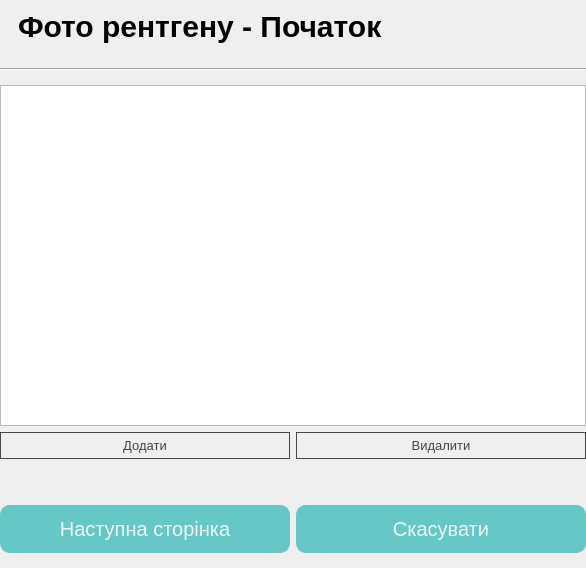
      <widget class="QWidget" name="page3">
       <property name="minimumSize">
        <size>
         <width>581</width>
         <height>568</height>
        </size>
       </property>
       <property name="styleSheet">
        <string notr="true">QPushButton{
padding-top: 5px;
padding-bottom: 5px;
color: #464646;
border: 1px solid #464646;
font-size: 13px;
}
QPushButton:hover{
border: 2px dashed #464646;
}
QPushButton:pressed {
   background: rgb(240, 249, 248);
}</string>
       </property>
       <layout class="QGridLayout" name="gridLayout_8">
        <property name="leftMargin">
         <number>0</number>
        </property>
        <property name="topMargin">
         <number>0</number>
        </property>
        <property name="rightMargin">
         <number>0</number>
        </property>
        <property name="bottomMargin">
         <number>0</number>
        </property>
        <property name="spacing">
         <number>6</number>
        </property>
        <item row="5" column="0">
         <widget class="QPushButton" name="addImg">
          <property name="text">
           <string>Додати</string>
          </property>
         </widget>
        </item>
        <item row="8" column="0">
         <widget class="QPushButton" name="nextPage3">
          <property name="minimumSize">
           <size>
            <width>270</width>
            <height>0</height>
           </size>
          </property>
          <property name="maximumSize">
           <size>
            <width>16777215</width>
            <height>16777215</height>
           </size>
          </property>
          <property name="styleSheet">
           <string notr="true">QPushButton{
border: 2px solid rgb(101, 199, 198);
background: rgb(101, 199, 198);
padding: 10px;
border-radius: 10px;
font-size: 20px;
color: rgb(240, 249, 248);
}
QPushButton:hover{
border: 2px dashed  rgb(101, 199, 198);
color: rgb(101, 199, 198);
background: rgb(240, 249, 248);
}</string>
          </property>
          <property name="text">
           <string>Наступна сторінка</string>
          </property>
         </widget>
        </item>
        <item row="5" column="1">
         <widget class="QPushButton" name="pushBtnDeleteIMG">
          <property name="text">
           <string>Видалити</string>
          </property>
         </widget>
        </item>
        <item row="9" column="0" colspan="2">
         <spacer name="verticalSpacer_6">
          <property name="orientation">
           <enum>Qt::Vertical</enum>
          </property>
          <property name="sizeType">
           <enum>QSizePolicy::Fixed</enum>
          </property>
          <property name="sizeHint" stdset="0">
           <size>
            <width>20</width>
            <height>15</height>
           </size>
          </property>
         </spacer>
        </item>
        <item row="0" column="0" colspan="2">
         <widget class="QLabel" name="label_11">
          <property name="maximumSize">
           <size>
            <width>16777215</width>
            <height>53</height>
           </size>
          </property>
          <property name="styleSheet">
           <string notr="true">font-size: 30px;
font-weight: bold;
padding: 10px;</string>
          </property>
          <property name="text">
           <string>Фото рентгену - Початок</string>
          </property>
         </widget>
        </item>
        <item row="1" column="0" colspan="2">
         <widget class="Line" name="line_3">
          <property name="sizePolicy">
           <sizepolicy hsizetype="Fixed" vsizetype="Fixed">
            <horstretch>0</horstretch>
            <verstretch>0</verstretch>
           </sizepolicy>
          </property>
          <property name="minimumSize">
           <size>
            <width>586</width>
            <height>20</height>
           </size>
          </property>
          <property name="styleSheet">
           <string notr="true"/>
          </property>
          <property name="frameShadow">
           <enum>QFrame::Sunken</enum>
          </property>
          <property name="orientation">
           <enum>Qt::Horizontal</enum>
          </property>
         </widget>
        </item>
        <item row="8" column="1">
         <widget class="QPushButton" name="cancel_page_3">
          <property name="minimumSize">
           <size>
            <width>270</width>
            <height>0</height>
           </size>
          </property>
          <property name="maximumSize">
           <size>
            <width>16777215</width>
            <height>16777215</height>
           </size>
          </property>
          <property name="styleSheet">
           <string notr="true">QPushButton{
border: 2px solid rgb(101, 199, 198);
background: rgb(101, 199, 198);
padding: 10px;
border-radius: 10px;
font-size: 20px;
color: rgb(240, 249, 248);
}
QPushButton:hover{
border: 2px dashed  rgb(101, 199, 198);
color: rgb(101, 199, 198);
background: rgb(240, 249, 248);
}</string>
          </property>
          <property name="text">
           <string>Скасувати</string>
          </property>
         </widget>
        </item>
        <item row="7" column="0" colspan="2">
         <spacer name="verticalSpacer_10">
          <property name="orientation">
           <enum>Qt::Vertical</enum>
          </property>
          <property name="sizeType">
           <enum>QSizePolicy::Fixed</enum>
          </property>
          <property name="sizeHint" stdset="0">
           <size>
            <width>20</width>
            <height>40</height>
           </size>
          </property>
         </spacer>
        </item>
        <item row="3" column="0" colspan="2">
         <widget class="QListWidget" name="imageWidget">
          <property name="minimumSize">
           <size>
            <width>0</width>
            <height>0</height>
           </size>
          </property>
          <property name="maximumSize">
           <size>
            <width>16777215</width>
            <height>16777215</height>
           </size>
          </property>
          <property name="styleSheet">
           <string notr="true"/>
          </property>
          <property name="iconSize">
           <size>
            <width>250</width>
            <height>150</height>
           </size>
          </property>
          <property name="textElideMode">
           <enum>Qt::ElideMiddle</enum>
          </property>
          <property name="movement">
           <enum>QListView::Static</enum>
          </property>
          <property name="flow">
           <enum>QListView::LeftToRight</enum>
          </property>
          <property name="isWrapping" stdset="0">
           <bool>true</bool>
          </property>
          <property name="resizeMode">
           <enum>QListView::Adjust</enum>
          </property>
          <property name="gridSize">
           <size>
            <width>270</width>
            <height>209</height>
           </size>
          </property>
          <property name="viewMode">
           <enum>QListView::IconMode</enum>
          </property>
          <property name="wordWrap">
           <bool>true</bool>
          </property>
         </widget>
        </item>
       </layout>
      </widget>
